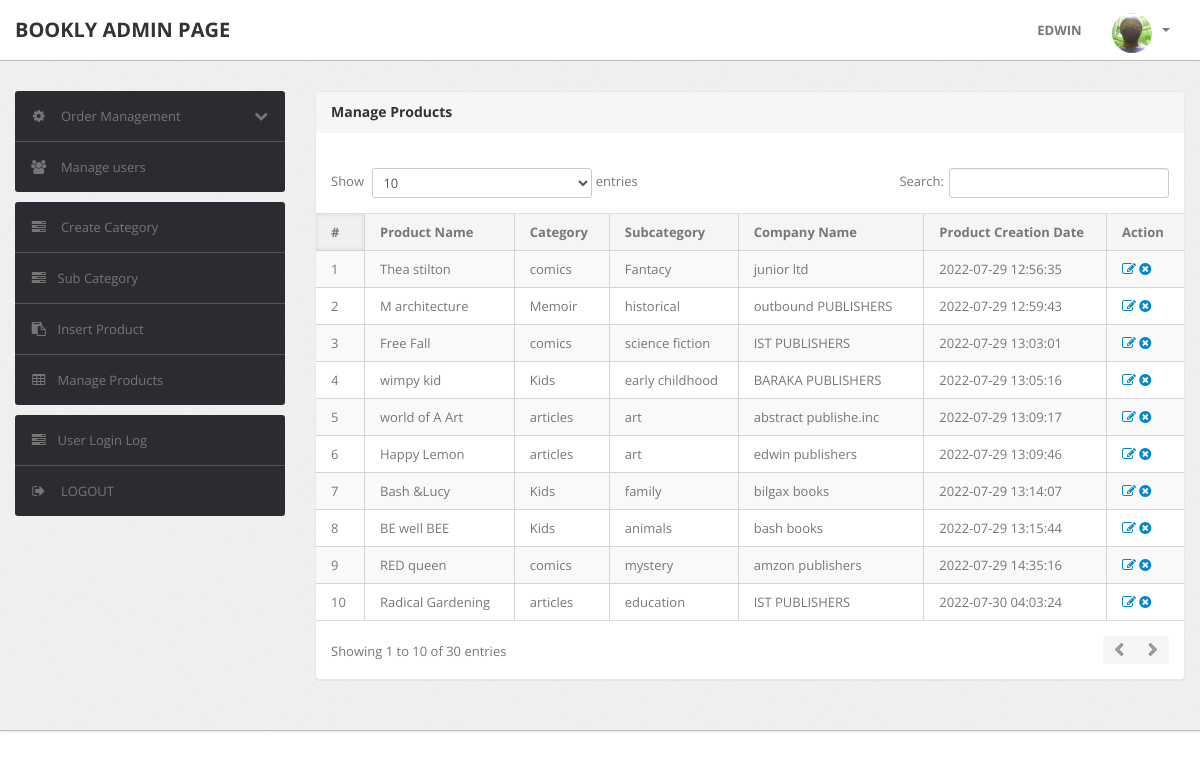
/admin/manage-products.php (signed in), run on the app's committed database.
### tables this page shows
CREATE TABLE `products` (
  `id` int(11) NOT NULL,
  `category` int(11) NOT NULL,
  `subCategory` int(11) DEFAULT NULL,
  `productName` varchar(255) DEFAULT NULL,
  `productCompany` varchar(255) DEFAULT NULL,
  `productPrice` int(11) DEFAULT NULL,
  `productPriceBeforeDiscount` int(11) DEFAULT NULL,
  `productDescription` longtext DEFAULT NULL,
  `productImage1` varchar(255) DEFAULT NULL,
  `productImage2` varchar(255) DEFAULT NULL,
  `productImage3` varchar(255) DEFAULT NULL,
  `shippingCharge` int(11) DEFAULT NULL,
  `productAvailability` varchar(255) DEFAULT NULL,
  `postingDate` timestamp NULL DEFAULT current_timestamp(),
  `updationDate` varchar(255) DEFAULT NULL
);

CREATE TABLE `category` (
  `id` int(11) NOT NULL,
  `categoryName` varchar(255) DEFAULT NULL,
  `categoryDescription` longtext DEFAULT NULL,
  `creationDate` timestamp NOT NULL DEFAULT current_timestamp(),
  `updationDate` varchar(255) DEFAULT NULL
);

CREATE TABLE `subcategory` (
  `id` int(11) NOT NULL,
  `categoryid` int(11) DEFAULT NULL,
  `subcategory` varchar(255) DEFAULT NULL,
  `creationDate` timestamp NULL DEFAULT current_timestamp(),
  `updationDate` varchar(255) DEFAULT NULL
);

### admin/manage-products.php (the view, shortened to what this page needs)
<?php
include('include/config.php');
if (strlen($_SESSION['alogin']) == 0) {
	header('location:index.php');
} else {
?>
	<!DOCTYPE html>
	<html lang="en">
	<head>
		<link type="text/css" href="bootstrap/css/bootstrap.min.css" rel="stylesheet">
		<link type="text/css" href="bootstrap/css/bootstrap-responsive.min.css" rel="stylesheet">
		<link type="text/css" href="css/theme.css" rel="stylesheet">
		<link type="text/css" href="images/icons/css/font-awesome.css" rel="stylesheet">
	</head>
	<body>
		<?php include('include/header.php'); ?>
		<div class="wrapper">
			<div class="container">
				<div class="row">
					<?php include('include/sidebar.php'); ?>
					<div class="span9">
						<div class="content">
							<div class="module">
								<div class="module-head">
									<h3>Manage Products</h3>
								</div>
								<div class="module-body table">
									<br />
									<table cellpadding="0" cellspacing="0" border="0" class="datatable-1 table table-bordered table-striped	 display" width="100%">
										<thead>
											<tr>
												<th>#</th>
												<th>Product Name</th>
												<th>Category </th>
												<th>Subcategory</th>
												<th>Company Name</th>
												<th>Product Creation Date</th>
												<th>Action</th>
											</tr>
										</thead>
										<tbody>
											<?php $query = mysqli_query($con, "select products.*,category.categoryName,subcategory.subcategory from products join category on category.id=products.category join subcategory on subcategory.id=products.subCategory");
											$cnt = 1;
											while ($row = mysqli_fetch_array($query)) {
											?>
												<tr>
													<td><?php echo htmlentities($cnt); ?></td>
													<td><?php echo htmlentities($row['productName']); ?></td>
													<td><?php echo htmlentities($row['categoryName']); ?></td>
													<td> <?php echo htmlentities($row['subcategory']); ?></td>
													<td><?php echo htmlentities($row['productCompany']); ?></td>
													<td><?php echo htmlentities($row['postingDate']); ?></td>
													<td>
														<a href="edit-products.php?id=<?php echo $row['id'] ?>"><i class="icon-edit"></i></a>
														<a href="manage-products.php?id=<?php echo $row['id'] ?>&del=delete" onClick="return confirm('Are you sure you want to delete?')"><i class="icon-remove-sign"></i></a>
													</td>
												</tr>
											<?php $cnt = $cnt + 1;
											} ?>
									</table>
								</div>
							</div>
						</div>
					</div>
				</div>
			</div>
		</div>
	</body>
<?php } ?>

### admin/css/theme.css (style rules this page uses)
body { font-size: 13px; font-family: "Open Sans", Arial, sans-serif; background: #fff; color: #777; }
h1, h2, h3, h4, h5, h6 { color: #333; margin-top: 0; }
h3 { font-size: 20px; }
.wrapper { background: url(../images/bg.png) #eee; border-bottom: 1px solid #bbb; box-shadow: 0 1px 2px rgba(0, 0, 0, 0.1); padding: 30px 0; }
body [class^="icon-"], body [class*=" icon-"] { font-size: 14px; line-height: 20px; height: 20px; }
.module { background: #fff; border-radius: 3px; border: 1px solid #ccc; border-bottom-color: #bbb; box-shadow: 0 0 1px rgba(0, 0, 0, 0.2); margin-bottom: 30px; }
.table { margin-bottom: 0; }
.table th, .table td { border-color: #d5d5d5 !important; }
.table-bordered thead:first-child tr:first-child > th:first-child, .table-bordered tbody:first-child tr:first-child > td:first-child { border-top-left-radius: 2px; }
.table-bordered thead:first-child tr:first-child > th:last-child, .table-bordered tbody:first-child tr:first-child > td:last-child { border-top-right-radius: 2px; }
.table-bordered thead:last-child tr:last-child > th:first-child, .table-bordered tbody:last-child tr:last-child > td:first-child, .table-bordered tfoot:last-child tr:last-child > td:first-child { border-bottom-left-radius: 2px; }
.table-bordered thead:last-child tr:last-child > th:last-child, .table-bordered tbody:last-child tr:last-child > td:last-child, .table-bordered tfoot:last-child tr:last-child > td:last-child { border-bottom-right-radius: 2px; }
.module { box-shadow: 0 0 3px rgba(0, 0, 0, 0.1); border-color: #e9e9e9; margin-bottom: 20px; background-color: #fff; border-radius: 4px; box-shadow: 0 1px 1px rgba(0, 0, 0, 0.05); }
.module-head { color: #767676; background-color: #f6f6f6; border-color: #e9e9e9; padding: 10px 15px; border-bottom: 1px solid transparent; border-top-right-radius: 3px; border-top-left-radius: 3px; }
.module-head h3 { font-size: 14px; line-height: 20px; height: 20px; margin: 0; }
.module-body { padding: 15px; }
.module-body.table { padding: 15px 0; }
.module-body.table .table th, .module-body.table .table td { padding-left: 15px; padding-right: 15px; }
.dataTables_wrapper table th { background: #f5f5f5; cursor: pointer; }
.dataTables_wrapper table th.sorting_asc, .dataTables_wrapper table th.sorting_desc { background: #f0f0f0; -webkit-box-shadow: 0 0 5px rgba(0, 0, 0, 0.1) inset; -moz-box-shadow: 0 0 5px rgba(0, 0, 0, 0.1) inset; box-shadow: 0 0 5px rgba(0, 0, 0, 0.1) inset; }
.dataTables_wrapper .table-bordered { -webkit-border-radius: 0; -moz-border-radius: 0; border-radius: 0; border-left: 0; border-right: 0; }
.dataTables_wrapper .table-bordered thead tr > th:first-child, .dataTables_wrapper .table-bordered tbody tr > td:first-child, .dataTables_wrapper .table-bordered tfoot tr > td:first-child, .dataTables_wrapper .table-bordered tfoot tr > th:first-child { border-left: 0; }
.dataTables_wrapper .table-bordered thead:first-child tr:first-child > th:first-child, .dataTables_wrapper .table-bordered tbody:first-child tr:first-child > td:first-child { -webkit-border-top-left-radius: 0; -moz-border-radius-topleft: 0; border-top-left-radius: 0; }
.dataTables_wrapper .table-bordered thead:first-child tr:first-child > th:last-child, .dataTables_wrapper .table-bordered tbody:first-child tr:first-child > td:last-child { -webkit-border-top-right-radius: 0; -moz-border-radius-topright: 0; border-top-right-radius: 0; }
.dataTables_wrapper .table-bordered thead:last-child tr:last-child > th:first-child, .dataTables_wrapper .table-bordered tbody:last-child tr:last-child > td:first-child, .dataTables_wrapper .table-bordered tfoot:last-child tr:last-child > td:first-child { -webkit-border-bottom-left-radius: 0; -moz-border-radius-bottomleft: 0; border-bottom-left-radius: 0; }
.dataTables_wrapper .table-bordered thead:last-child tr:last-child > th:last-child, .dataTables_wrapper .table-bordered tbody:last-child tr:last-child > td:last-child, .dataTables_wrapper .table-bordered tfoot:last-child tr:last-child > td:last-child { -webkit-border-bottom-right-radius: 0; -moz-border-radius-bottomright: 0; border-bottom-right-radius: 0; }

### data on the page
products: productName "Thea stilton", category.categoryName "comics", subcategory.subcategory "Fantacy", productCompany "junior ltd", postingDate "2022-07-29 12:56:35"
products: productName "M architecture", category.categoryName "Memoir", subcategory.subcategory "historical", productCompany "outbound PUBLISHERS", postingDate "2022-07-29 12:59:43"
products: productName "Free Fall", category.categoryName "comics", subcategory.subcategory "science fiction", productCompany "IST PUBLISHERS", postingDate "2022-07-29 13:03:01"
products: productName "wimpy kid", category.categoryName "Kids", subcategory.subcategory "early childhood", productCompany "BARAKA PUBLISHERS", postingDate "2022-07-29 13:05:16"
products: productName "world of A Art", category.categoryName "articles", subcategory.subcategory "art", productCompany "abstract publishe.inc", postingDate "2022-07-29 13:09:17"
products: productName "Happy Lemon", category.categoryName "articles", subcategory.subcategory "art", productCompany "edwin publishers", postingDate "2022-07-29 13:09:46"
products: productName "Bash &Lucy", category.categoryName "Kids", subcategory.subcategory "family", productCompany "bilgax books", postingDate "2022-07-29 13:14:07"
products: productName "BE well BEE", category.categoryName "Kids", subcategory.subcategory "animals", productCompany "bash books", postingDate "2022-07-29 13:15:44"
products: productName "RED queen", category.categoryName "comics", subcategory.subcategory "mystery", productCompany "amzon publishers", postingDate "2022-07-29 14:35:16"
products: productName "Radical Gardening", category.categoryName "articles", subcategory.subcategory "education", productCompany "IST PUBLISHERS", postingDate "2022-07-30 04:03:24"
